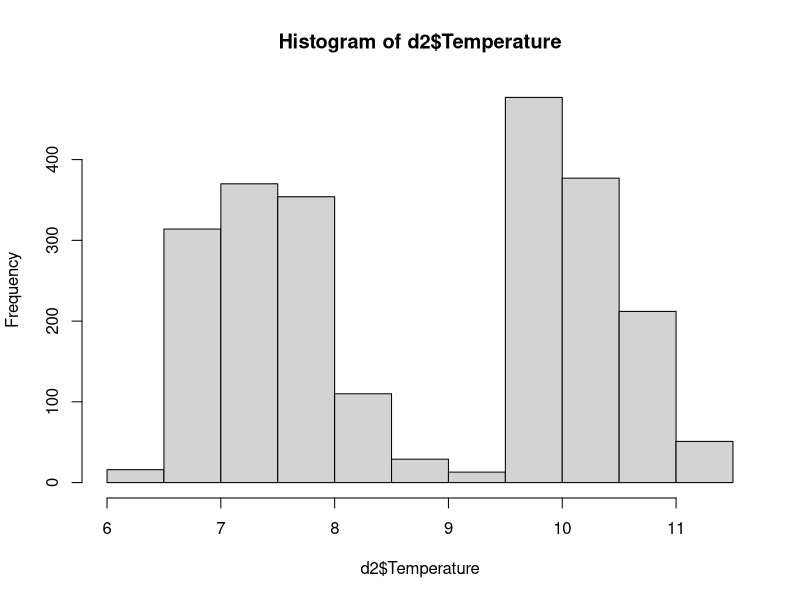
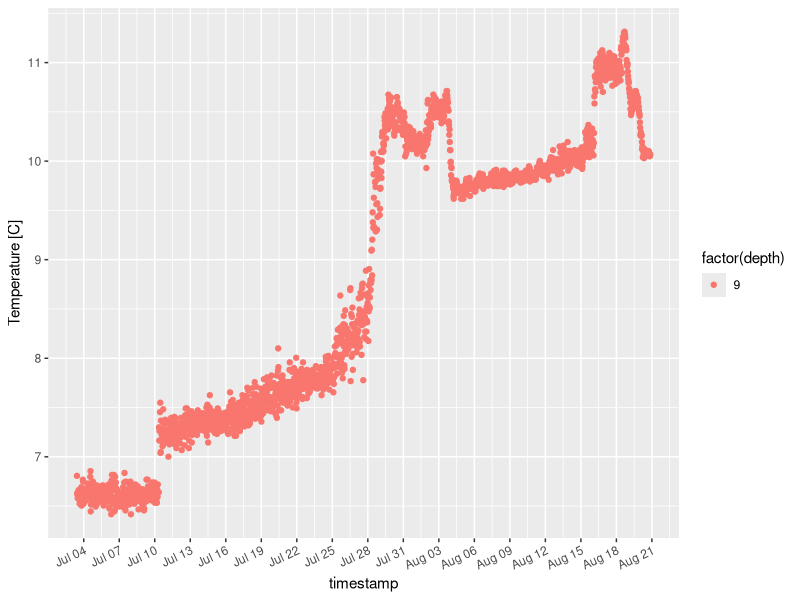
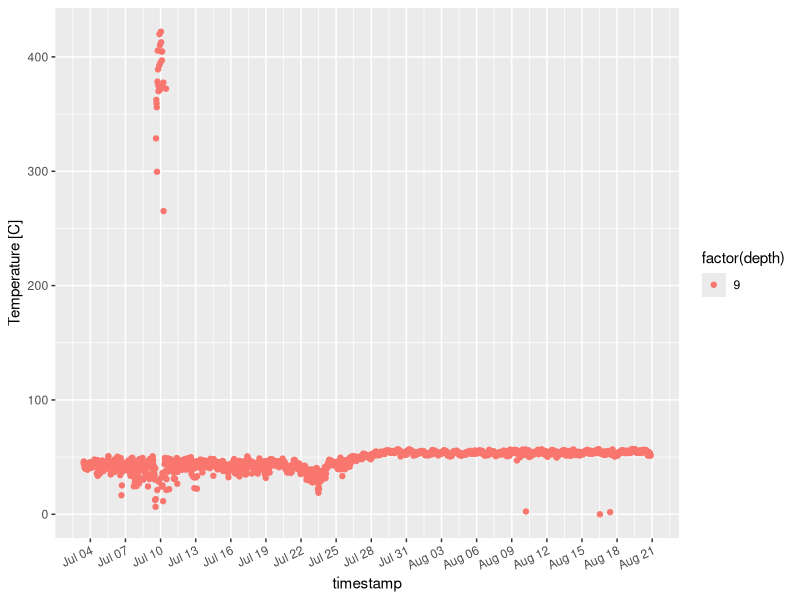
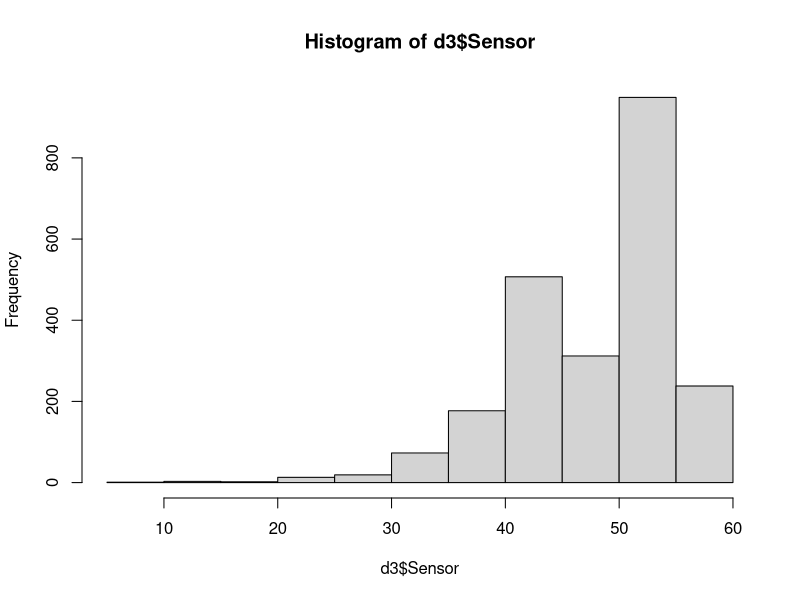
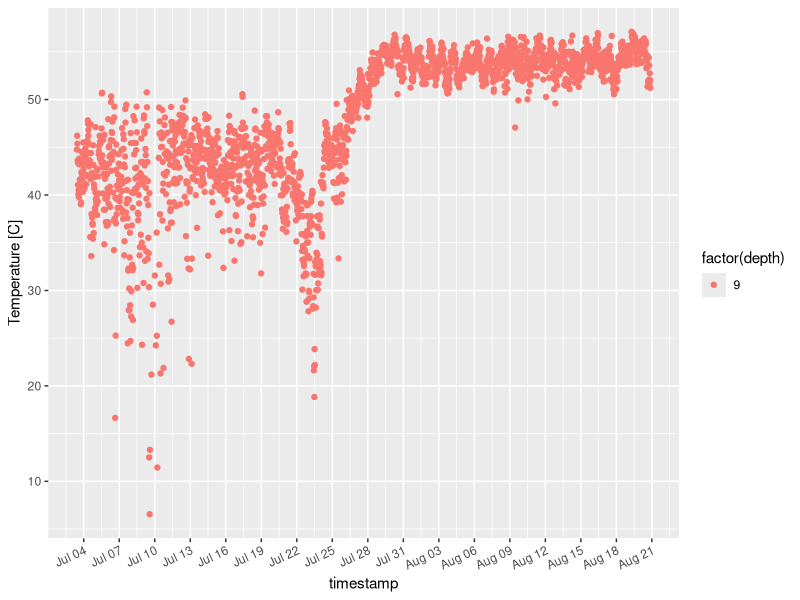
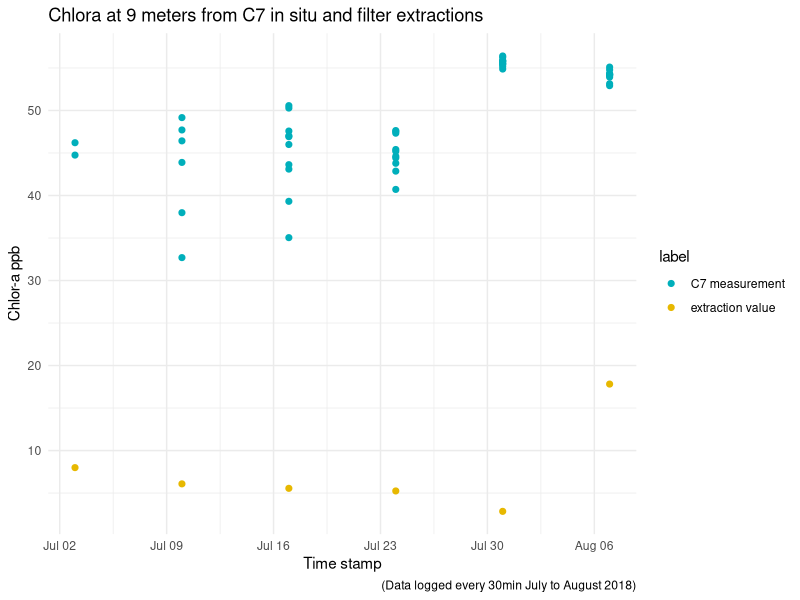
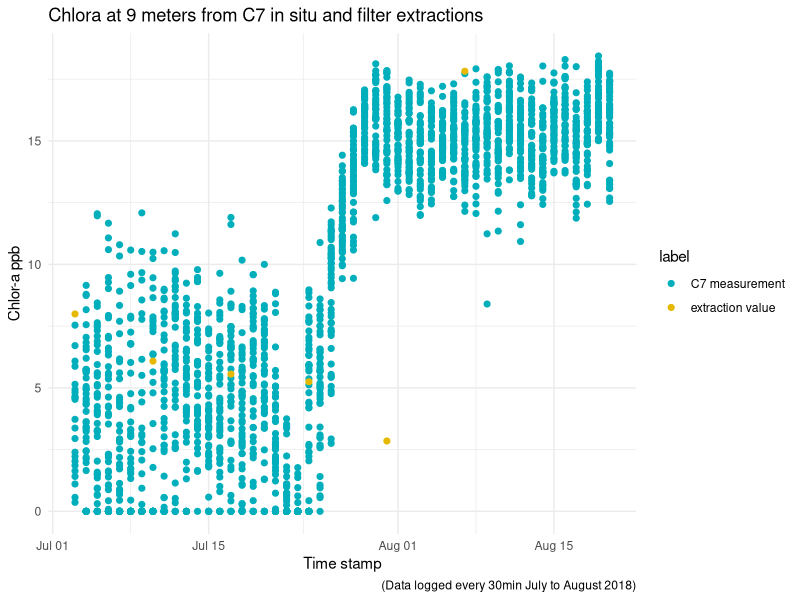
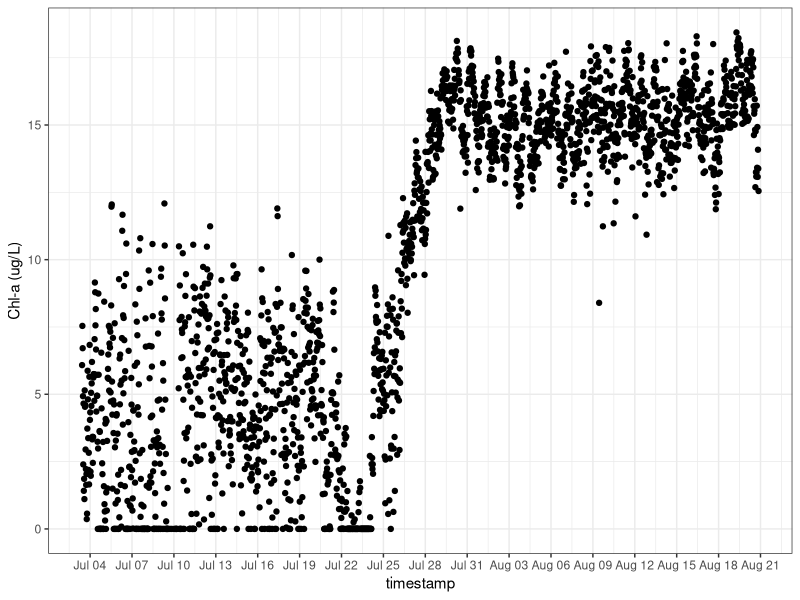

Write R code to recreate these figures, in order.
####################
# # # Chlor-a # # #
####################
library(ggplot2)
library(scales)
library(dplyr)


d <- read.csv("C7_07_03_08_21_2018_corrected.csv", header=T)
names(d)

d$timestamp <- as.POSIXct(d$Mountain.Standard.Time, format="%Y-%m-%d %H:%M:%OS")
range(d$timestamp)

# restrict for date range
d2 <- subset(d,timestamp >= as.POSIXct('2018-07-03 13:00:00') & 
               timestamp <= as.POSIXct('2018-08-21 00:00:00'))
range(d2$timestamp)

# Temp
hist(d2$Temperature)
qplot(timestamp, Temperature, data = d2, geom="point", ylab = "Temperature [C]", color = factor(depth)) +
  scale_x_datetime(date_breaks = "72 hour", labels = date_format("%b %d")) +
  theme(axis.text.x = element_text(angle = 25, vjust = 1.0, hjust = 1.0))

temp_mean <- (mean(d2$Temperature)) #8.729836
temp_sd <- (sd(d2$Temperature)) #1.488609

# look for values 4 SD away from mean 
temp_cutoff <- (temp_sd*4)

#find outlier values 
temp_upL <- (temp_mean + temp_cutoff)
temp_lowL <- (temp_mean - temp_cutoff)

range(d2$Temperature) # currently no temps outside of range 


qplot(timestamp, Sensor, data = d2, geom="point", ylab = "Temperature [C]", color = factor(depth)) +
  scale_x_datetime(date_breaks = "72 hour", labels = date_format("%b %d")) +
  theme(axis.text.x = element_text(angle = 25, vjust = 1.0, hjust = 1.0))

chlor_mean <- (mean(d2$Sensor)) #51.62525
chlor_sd <- (sd(d2$Sensor)) #35.51271

# look for values 3 SD away from mean 
chlor_cutoff <- (chlor_sd*3)

#find outlier values 
chlor_upL <- (chlor_mean + chlor_cutoff)
chlor_lowL <- (chlor_mean - chlor_cutoff) # lower limit not realistic so used 3

range(d2$Sensor)
names(d2)

d3 <- subset(d2, Sensor <= 158.1634 & Sensor >= 3, 
             select=c(sensor: timestamp))

range((d3$Sensor))
hist(d3$Sensor)

qplot(timestamp, Sensor, data = d3, geom="point", ylab = "Temperature [C]", color = factor(depth)) +
  scale_x_datetime(date_breaks = "72 hour", labels = date_format("%b %d")) +
  theme(axis.text.x = element_text(angle = 25, vjust = 1.0, hjust = 1.0)) 

range(d3$Battery)
range(d3$Gain) # gain = 10 = 10 volts = 0 to 0.075


# Need to check with raw data 

# format date for extractions and sensor data
chla <- read.csv("CHLA_GL4.csv", header=T)
chla$date1 <- as.Date(chla$date, format="%m/%d/%y")

d3$date1 <- as.Date(d3$timestamp, format="%Y-%m-%d")
range(d3$date1)

# select for relevant parameters
#restrict sensor measurements to days with samples collected
d2.temp <- subset(d3,timestamp >= as.POSIXct('2018-07-03 10:00:00') & 
               timestamp <= as.POSIXct('2018-07-03 14:00:00'))
range(d2.temp$timestamp)

d1.temp <- subset(d3,timestamp >= as.POSIXct('2018-07-10 9:00:00') & 
                    timestamp <= as.POSIXct('2018-07-10 14:00:00'))
range(d1.temp$timestamp)

d3.temp <- subset(d3,timestamp >= as.POSIXct('2018-07-17 9:00:00') & 
                    timestamp <= as.POSIXct('2018-07-17 14:00:00'))
range(d3.temp$timestamp)

d4.temp <- subset(d3,timestamp >= as.POSIXct('2018-07-24 9:00:00') & 
                    timestamp <= as.POSIXct('2018-07-24 14:00:00'))
range(d4.temp$timestamp)

d5.temp <- subset(d3,timestamp >= as.POSIXct('2018-07-31 9:00:00') & 
                    timestamp <= as.POSIXct('2018-07-31 14:00:00'))
range(d5.temp$timestamp)

d6.temp <- subset(d3,timestamp >= as.POSIXct('2018-08-07 9:00:00') & 
                    timestamp <= as.POSIXct('2018-08-07 14:00:00'))
range(d6.temp$timestamp)

newc7<- rbind(d2.temp, d3.temp, d4.temp, d5.temp, d6.temp, d1.temp)

c7comp <- subset(newc7, select=c(date1, Sensor))
c7comp$label <- "C7 measurement"
chlcomp <- subset(chla, select=c(date1, Sensor))
chlcomp$label <- "extraction value"

newdat <- rbind(c7comp, chlcomp)
names(chla)
names(d3)



chlor_comp_plot2 <- ggplot(newdat, aes(x = date1, y = Sensor)) + 
  geom_point(aes(color = label), size = 1.75) + 
  scale_color_manual(values = c("#00AFBB", "#E7B800")) +   
  labs(title = "Chlora at 9 meters from C7 in situ and filter extractions",
       caption = "(Data logged every 30min July to August 2018)",
       x= "Time stamp", y= "Chlor-a ppb") +
  theme_minimal()

ggsave("Summer2018_chlor_comp_plot2.pdf", chlor_comp_plot2, scale = 2, width = 12, height = 5, units = c("cm"), dpi = 500)


# calibration factor between the extracted values and the C7
chla_comp <- lm(Sensor ~ label, data= newdat)
summary(chla_comp)
range(chla$Sensor)
newdat$Sensor

# transform c7 logger data 

d3$chlora <- (d3$Sensor -38.6688)
# change all negatives to 0 
d3$chlora <- ifelse(d3$chlora < 0, 0, d3$chlora)

range(d3$Sensor)
range(d3$chlora)
range(chla$Sensor)

# look at transformed values 
c7comp <- subset(d3, select=c(date1, Sensor, chlora))
c7comp$label <- "C7 measurement"
chlcomp <- subset(chla, select=c(date1, Sensor))
chlcomp$chlora <- (chlcomp$Sensor)
chlcomp$label <- "extraction value"

newdat_tran <- rbind(c7comp, chlcomp)


chlor_comp_plot.transformed <- ggplot(newdat_tran, aes(x = date1, y = chlora)) + 
  geom_point(aes(color = label), size = 1.75) + 
  scale_color_manual(values = c("#00AFBB", "#E7B800")) +   
  labs(title = "Chlora at 9 meters from C7 in situ and filter extractions",
       caption = "(Data logged every 30min July to August 2018)",
       x= "Time stamp", y= "Chlor-a ppb") +
  theme_minimal()

ggsave("Summer2018_chlor_comp_transformed.pdf", chlor_comp_plot.transformed, scale = 2, width = 12, height = 5, units = c("cm"), dpi = 500)


# select final parameters for C7 data
names(d3)
d3$deployment <- "Summer2018"
d3$year <- 2018
d3$C7_output <- (d3$Sensor)

# select for relevant parameters
PME_CHL_dat_exp <- subset(d3, select=c(sensor, deployment, year, timestamp, depth,
                                              Temperature, C7_output, chlora, Gain, Battery))
summary(PME_CHL_dat_exp)

write.csv(PME_CHL_dat_exp, "Summer2018_PME_CHLA.csv") # complied data file of all RBR temp sensors along buoy line

# final check plot
chlacheck <- qplot(timestamp, chlora, data = PME_CHL_dat_exp, geom="point", ylab = "Chl-a (ug/L)") +
  scale_x_datetime(date_breaks = "72 hour", labels = date_format("%b %d")) +
  theme(axis.text.x = element_text(angle = 25, vjust = 1.0, hjust = 1.0)) + theme_bw()

ggsave("Summer2018_chlor_QAQC.pdf", chlacheck, scale = 2, width = 12, height = 5, units = c("cm"), dpi = 500)
